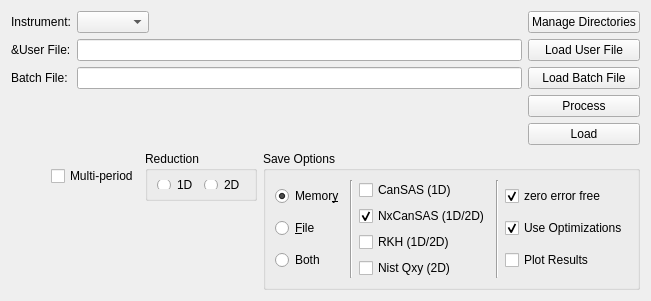
        <widget class="QWidget" name="run_page">
         <layout class="QVBoxLayout" name="verticalLayout_3">
          <item>
           <layout class="QVBoxLayout" name="run_layout">
            <item>
             <layout class="QGridLayout" name="header">
              <item row="1" column="1">
               <widget class="QLabel" name="user_file_label">
                <property name="toolTip">
                 <string>&lt;html&gt;&lt;head/&gt;&lt;body&gt;&lt;p&gt;Specify the user file (aka mask file) which is used to provide the bulk of the reduction settings. For a list of user file commands see &lt;a href=&quot;https://www.mantidproject.org/SANS_User_File_Commands&quot;&gt;&lt;span style=&quot; text-decoration: underline; color:#0000ff;&quot;&gt;here&lt;/span&gt;&lt;/a&gt;.&lt;/p&gt;&lt;/body&gt;&lt;/html&gt;</string>
                </property>
                <property name="frameShape">
                 <enum>QFrame::NoFrame</enum>
                </property>
                <property name="text">
                 <string>&amp;User File:</string>
                </property>
                <property name="buddy">
                 <cstring>masking_table</cstring>
                </property>
               </widget>
              </item>
              <item row="1" column="5">
               <widget class="QPushButton" name="user_file_button">
                <property name="toolTip">
                 <string>&lt;html&gt;&lt;head/&gt;&lt;body&gt;&lt;p&gt;Specify the user file (aka mask file) which is used to provide the bulk of the reduction settings. For a list of user file commands see &lt;a href=&quot;https://www.mantidproject.org/SANS_User_File_Commands&quot;&gt;&lt;span style=&quot; text-decoration: underline; color:#0000ff;&quot;&gt;here&lt;/span&gt;&lt;/a&gt;.&lt;/p&gt;&lt;/body&gt;&lt;/html&gt;</string>
                </property>
                <property name="text">
                 <string>Load User File</string>
                </property>
               </widget>
              </item>
              <item row="2" column="1">
               <widget class="QLabel" name="batch_label">
                <property name="toolTip">
                 <string>&lt;html&gt;&lt;head/&gt;&lt;body&gt;&lt;p&gt;Specify a batch file to load. For the batch file format see &lt;a href=&quot;https://www.mantidproject.org/SANS_batch_file_format&quot;&gt;&lt;span style=&quot; text-decoration: underline; color:#0000ff;&quot;&gt;here&lt;/span&gt;&lt;/a&gt;.&lt;/p&gt;&lt;/body&gt;&lt;/html&gt;</string>
                </property>
                <property name="text">
                 <string>Batch File:</string>
                </property>
               </widget>
              </item>
              <item row="2" column="4">
               <widget class="QLineEdit" name="batch_line_edit">
                <property name="toolTip">
                 <string>&lt;html&gt;&lt;head/&gt;&lt;body&gt;&lt;p&gt;Specify a batch file to load. For the batch file format see &lt;a href=&quot;https://www.mantidproject.org/SANS_batch_file_format&quot;&gt;&lt;span style=&quot; text-decoration: underline; color:#0000ff;&quot;&gt;here&lt;/span&gt;&lt;/a&gt;.&lt;/p&gt;&lt;/body&gt;&lt;/html&gt;</string>
                </property>
               </widget>
              </item>
              <item row="1" column="4">
               <widget class="QLineEdit" name="user_file_line_edit">
                <property name="toolTip">
                 <string>&lt;html&gt;&lt;head/&gt;&lt;body&gt;&lt;p&gt;Specify the user file (aka mask file) which is used to provide the bulk of the reduction settings. For a list of user file commands see &lt;a href=&quot;https://www.mantidproject.org/SANS_User_File_Commands&quot;&gt;&lt;span style=&quot; text-decoration: underline; color:#0000ff;&quot;&gt;here&lt;/span&gt;&lt;/a&gt;.&lt;/p&gt;&lt;/body&gt;&lt;/html&gt;</string>
                </property>
               </widget>
              </item>
              <item row="2" column="5">
               <widget class="QPushButton" name="batch_button">
                <property name="toolTip">
                 <string>&lt;html&gt;&lt;head/&gt;&lt;body&gt;&lt;p&gt;Specify a batch file to load. For the batch file format see &lt;a href=&quot;https://www.mantidproject.org/SANS_batch_file_format&quot;&gt;&lt;span style=&quot; text-decoration: underline; color:#0000ff;&quot;&gt;here&lt;/span&gt;&lt;/a&gt;.&lt;/p&gt;&lt;/body&gt;&lt;/html&gt;</string>
                </property>
                <property name="text">
                 <string>Load Batch File</string>
                </property>
               </widget>
              </item>
              <item row="0" column="1">
               <widget class="QLabel" name="instrument_label">
                <property name="text">
                 <string>Instrument:</string>
                </property>
               </widget>
              </item>
              <item row="0" column="5">
               <widget class="QPushButton" name="manage_directories_button">
                <property name="text">
                 <string>Manage Directories</string>
                </property>
               </widget>
              </item>
              <item row="0" column="4">
               <layout class="QHBoxLayout" name="horizontalLayout_2">
                <item>
                 <widget class="QComboBox" name="instrument_combo_box">
                  <property name="sizePolicy">
                   <sizepolicy hsizetype="Minimum" vsizetype="Fixed">
                    <horstretch>0</horstretch>
                    <verstretch>0</verstretch>
                   </sizepolicy>
                  </property>
                  <property name="maximumSize">
                   <size>
                    <width>834</width>
                    <height>16777215</height>
                   </size>
                  </property>
                 </widget>
                </item>
                <item>
                 <spacer name="horizontalSpacer">
                  <property name="orientation">
                   <enum>Qt::Horizontal</enum>
                  </property>
                  <property name="sizeHint" stdset="0">
                   <size>
                    <width>40</width>
                    <height>20</height>
                   </size>
                  </property>
                 </spacer>
                </item>
               </layout>
              </item>
              <item row="3" column="5">
               <widget class="QPushButton" name="process_button">
                <property name="text">
                 <string>Process</string>
                </property>
               </widget>
              </item>
              <item row="4" column="5">
               <widget class="QPushButton" name="load_button">
                <property name="text">
                 <string>Load</string>
                </property>
               </widget>
              </item>
             </layout>
            </item>
            <item>
             <layout class="QVBoxLayout" name="data_processor_widget_layout"/>
            </item>
            <item>
             <layout class="QGridLayout" name="gridLayout_7">
              <item row="0" column="3">
               <widget class="QGroupBox" name="reduction_dimensionality_group_box">
                <property name="maximumSize">
                 <size>
                  <width>16777215</width>
                  <height>50</height>
                 </size>
                </property>
                <property name="title">
                 <string>Reduction</string>
                </property>
                <layout class="QHBoxLayout" name="horizontalLayout_8">
                 <item>
                  <widget class="QRadioButton" name="reduction_dimensionality_1D">
                   <property name="text">
                    <string>&amp;1D</string>
                   </property>
                  </widget>
                 </item>
                 <item>
                  <widget class="QRadioButton" name="reduction_dimensionality_2D">
                   <property name="text">
                    <string>&amp;2D</string>
                   </property>
                  </widget>
                 </item>
                </layout>
               </widget>
              </item>
              <item row="0" column="1">
               <spacer name="horizontalSpacer_2">
                <property name="orientation">
                 <enum>Qt::Horizontal</enum>
                </property>
                <property name="sizeHint" stdset="0">
                 <size>
                  <width>40</width>
                  <height>20</height>
                 </size>
                </property>
               </spacer>
              </item>
              <item row="0" column="4" rowspan="2">
               <widget class="QGroupBox" name="save_group_box">
                <property name="styleSheet">
                 <string notr="true"/>
                </property>
                <property name="title">
                 <string>Save Options</string>
                </property>
                <property name="flat">
                 <bool>false</bool>
                </property>
                <layout class="QHBoxLayout" name="horizontalLayout_4">
                 <item>
                  <layout class="QHBoxLayout" name="save_layout">
                   <item>
                    <layout class="QVBoxLayout" name="save_location_layout">
                     <item>
                      <widget class="QRadioButton" name="output_mode_memory_radio_button">
                       <property name="toolTip">
                        <string>&lt;html&gt;&lt;head/&gt;&lt;body&gt;&lt;p&gt;The save locations for the output of batch reductions are: Memory (RAM), File (Hard disk), Both (RAM and Hard disk).&lt;/p&gt;&lt;/body&gt;&lt;/html&gt;</string>
                       </property>
                       <property name="text">
                        <string>Memor&amp;y</string>
                       </property>
                       <property name="checked">
                        <bool>true</bool>
                       </property>
                      </widget>
                     </item>
                     <item>
                      <widget class="QRadioButton" name="output_mode_file_radio_button">
                       <property name="toolTip">
                        <string>&lt;html&gt;&lt;head/&gt;&lt;body&gt;&lt;p&gt;The save locations for the output of batch reductions are: Memory (RAM), File (Hard disk), Both (RAM and Hard disk).&lt;/p&gt;&lt;/body&gt;&lt;/html&gt;</string>
                       </property>
                       <property name="text">
                        <string>&amp;File</string>
                       </property>
                      </widget>
                     </item>
                     <item>
                      <widget class="QRadioButton" name="output_mode_both_radio_button">
                       <property name="toolTip">
                        <string>&lt;html&gt;&lt;head/&gt;&lt;body&gt;&lt;p&gt;The save locations for the output of batch reductions are: Memory (RAM), File (Hard disk), Both (RAM and Hard disk).&lt;/p&gt;&lt;/body&gt;&lt;/html&gt;</string>
                       </property>
                       <property name="text">
                        <string>Both</string>
                       </property>
                      </widget>
                     </item>
                    </layout>
                   </item>
                   <item>
                    <widget class="Line" name="line">
                     <property name="orientation">
                      <enum>Qt::Vertical</enum>
                     </property>
                    </widget>
                   </item>
                   <item>
                    <layout class="QVBoxLayout" name="save_file_format_layout">
                     <item>
                      <widget class="QCheckBox" name="can_sas_checkbox">
                       <property name="toolTip">
                        <string>&lt;html&gt;&lt;head/&gt;&lt;body&gt;&lt;p&gt;The save file formats. Note that different formats are suitable for different reduction dimensionalities.&lt;/p&gt;&lt;/body&gt;&lt;/html&gt;</string>
                       </property>
                       <property name="text">
                        <string>CanSAS (1D)</string>
                       </property>
                      </widget>
                     </item>
                     <item>
                      <widget class="QCheckBox" name="nx_can_sas_checkbox">
                       <property name="toolTip">
                        <string>&lt;html&gt;&lt;head/&gt;&lt;body&gt;&lt;p&gt;The save file formats. Note that different formats are suitable for different reduction dimensionalities.&lt;/p&gt;&lt;/body&gt;&lt;/html&gt;</string>
                       </property>
                       <property name="text">
                        <string>NxCanSAS (1D/2D)</string>
                       </property>
                       <property name="checked">
                        <bool>true</bool>
                       </property>
                      </widget>
                     </item>
                     <item>
                      <widget class="QCheckBox" name="rkh_checkbox">
                       <property name="toolTip">
                        <string>&lt;html&gt;&lt;head/&gt;&lt;body&gt;&lt;p&gt;The save file formats. Note that different formats are suitable for different reduction dimensionalities.&lt;/p&gt;&lt;/body&gt;&lt;/html&gt;</string>
                       </property>
                       <property name="text">
                        <string>RKH (1D/2D)</string>
                       </property>
                      </widget>
                     </item>
                     <item>
                      <widget class="QCheckBox" name="nist_qxy_checkbox">
                       <property name="toolTip">
                        <string>&lt;html&gt;&lt;head/&gt;&lt;body&gt;&lt;p&gt;The save file formats. Note that different formats are suitable for different reduction dimensionalities.&lt;/p&gt;&lt;/body&gt;&lt;/html&gt;</string>
                       </property>
                       <property name="text">
                        <string>Nist Qxy (2D)</string>
                       </property>
                      </widget>
                     </item>
                    </layout>
                   </item>
                   <item>
                    <widget class="Line" name="line_2">
                     <property name="orientation">
                      <enum>Qt::Vertical</enum>
                     </property>
                    </widget>
                   </item>
                   <item>
                    <layout class="QGridLayout" name="gridLayout">
                     <item row="1" column="0">
                      <widget class="QCheckBox" name="use_optimizations_checkbox">
                       <property name="toolTip">
                        <string>&lt;html&gt;&lt;head/&gt;&lt;body&gt;&lt;p&gt;When optimizations are turned on then data is being stored in RAM and reused. The optimizations affect the raw data files and can reductions. Most of the time you will want these optimizations enabled. Disable the optimizations if you run a very long batch reduction where there might be the danger  that your RAM will max out.&lt;/p&gt;&lt;/body&gt;&lt;/html&gt;</string>
                       </property>
                       <property name="text">
                        <string>Use Optimizations</string>
                       </property>
                       <property name="checked">
                        <bool>true</bool>
                       </property>
                      </widget>
                     </item>
                     <item row="0" column="0">
                      <widget class="QCheckBox" name="save_zero_error_free">
                       <property name="toolTip">
                        <string>&lt;html&gt;&lt;head/&gt;&lt;body&gt;&lt;p&gt;When enabled it will replace all entries with zero-valued errors with errors of magnitude 1e6. &lt;/p&gt;&lt;/body&gt;&lt;/html&gt;</string>
                       </property>
                       <property name="text">
                        <string>zero error free</string>
                       </property>
                       <property name="checked">
                        <bool>true</bool>
                       </property>
                      </widget>
                     </item>
                     <item row="2" column="0">
                      <widget class="QCheckBox" name="plot_results_checkbox">
                       <property name="text">
                        <string>Plot Results</string>
                       </property>
                      </widget>
                     </item>
                    </layout>
                   </item>
                  </layout>
                 </item>
                </layout>
               </widget>
              </item>
              <item row="0" column="2">
               <widget class="QCheckBox" name="multi_period_check_box">
                <property name="text">
                 <string>Multi-period</string>
                </property>
               </widget>
              </item>
             </layout>
            </item>
           </layout>
          </item>
         </layout>
        </widget>
